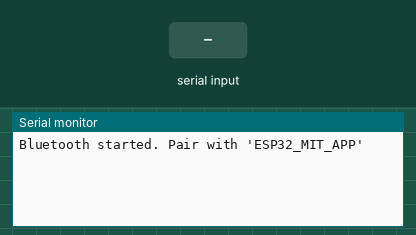
Recording of a sketch running on a simulated ESP32. Shown: the last lines printed to the serial monitor. The test bench sets the inputs (shaded band). Nothing arrives over Bluetooth unless stated.

Above: at 1.2 s.
1.3 s: "90,45\n" received over the second serial link
At 2.2 s:
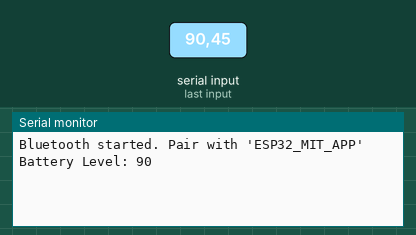
2.8 s: "30,150\n" received over the second serial link
At 3.4 s:
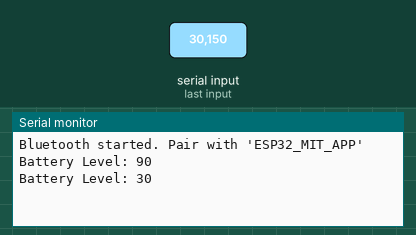

Measured:
- after the input at 1.3 s, the serial monitor: prints a new line at once (image 1)
- after the input at 2.8 s, the serial monitor: prints a new line at once (image 2)

The sketch:

bluetooth.ino
```cpp
#include "BluetoothSerial.h"

BluetoothSerial SerialBT;

void setup() {
  Serial.begin(115200);
  SerialBT.begin("ESP32_MIT_APP");
  Serial.println("Bluetooth started. Pair with 'ESP32_MIT_APP'");
}

void loop() {
  if (SerialBT.available()) {
    String data = SerialBT.readStringUntil('\n'); // read one full message
    data.trim(); // remove any trailing \r or whitespace

    if (data.length() > 0) {
      int batteryLevel = data.toInt();
      Serial.print("Battery Level: ");
      Serial.println(batteryLevel);
    }
  }
}
```
